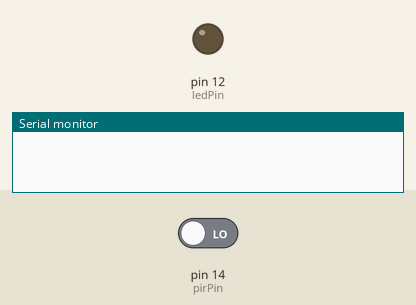
Simulated run of this sketch. Board: Arduino Uno, built with avr-gcc and run on an emulated ATmega328P. On the bench: output pins drawn as LEDs (lit = HIGH), the last lines printed to the serial monitor. The inputs (shaded band) are chosen by the test bench; at power-on: pin 14 (pirPin) LOW.

Above: at 1.2 s.
1.3 s: pin 14 (pirPin) driven HIGH
At 1.9 s:
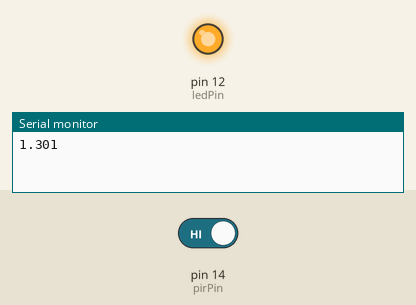
2.8 s: pin 14 (pirPin) driven LOW
At 3.1 s:
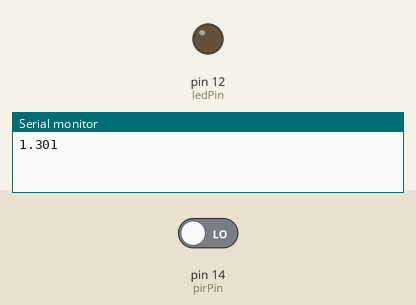
Timing chart, 0 to 5.8 s (numbered marks = the images above; inputs shaded):
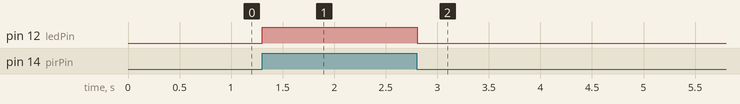

The sketch:

alarma.ino
```cpp
const int pirPin = 14;  // Pin donde está conectado el PIR
const int ledPin = 12;  // Pin donde está conectado el LED

unsigned long tiempoActivo = 0;      // Tiempo cuando el sensor detecta movimiento
unsigned long tiempoInactivo = 0;    // Tiempo cuando el sensor no detecta movimiento
unsigned long inicioTiempo = 0;      // Tiempo de inicio para medir cada estado
bool estadoAnterior = LOW;           // Estado anterior del PIR para detectar cambios

void setup() {
  pinMode(pirPin, INPUT);   // Configura el pin del PIR como entrada
  pinMode(ledPin, OUTPUT);  // Configura el pin del LED como salida
  Serial.begin(9600);       // Inicia la comunicación serie para monitoreo
  inicioTiempo = millis();  // Establece el tiempo inicial
}

void loop() {
  int pirState = digitalRead(pirPin); // Lee el estado del sensor PIR

  if (pirState == HIGH) {             // Si el sensor detecta movimiento
    digitalWrite(ledPin, HIGH);       // Enciende el LED

    if (estadoAnterior == LOW) {      // Detecta cambio de inactivo a activo
      // Calcula y muestra el tiempo en estado inactivo en segundos antes de cambiar a activo
      tiempoInactivo = millis() - inicioTiempo;
      //Serial.print("Tiempo inactivo: ");
      Serial.println(tiempoInactivo / 1000.0, 3);  // Convierte a segundos con 3 decimales
      //Serial.println(" s");

      // Reinicia el contador de tiempo activo e inicia la nueva medición
      inicioTiempo = millis();  // Reinicia el tiempo de inicio
      tiempoActivo = 0;         // Resetea el tiempo activo
    }

  } else {                            // Si no hay movimiento
    digitalWrite(ledPin, LOW);        // Apaga el LED

    if (estadoAnterior == HIGH) {     // Detecta cambio de activo a inactivo
      // Calcula y muestra el tiempo en estado activo en segundos antes de cambiar a inactivo
      tiempoActivo = millis() - inicioTiempo;
      /*Serial.print("Tiempo activo: ");
      Serial.print(tiempoActivo / 1000.0, 3);  // Convierte a segundos con 3 decimales
      Serial.println(" s");*/

      // Reinicia el contador de tiempo inactivo e inicia la nueva medición
      inicioTiempo = millis();  // Reinicia el tiempo de inicio
      tiempoInactivo = 0;       // Resetea el tiempo inactivo
    }
  }

  estadoAnterior = pirState;  // Actualiza el estado anterior
  delay(10);                  // Pequeño retardo para evitar lecturas erráticas
}
```

Measured:
- after the input at 1.3 s, pin 12 (ledPin): LOW → HIGH at once
- after the input at 2.8 s, pin 12 (ledPin): HIGH → LOW at once
